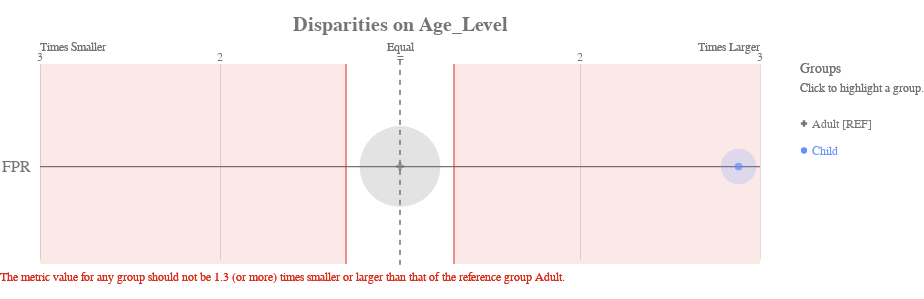

The notebook cell this image was saved under:
### Code cell
dfAequitas['score'] = rf.predict(X_test)

# get_crosstabs returns a df of the group counts and group value bias metrics
xtab, _ = g.get_crosstabs(dfAequitas, attr_cols=attributes_to_audit)
bdf = b.get_disparity_predefined_groups(xtab, original_df=dfAequitas, 
                              ref_groups_dict=attributes_and_reference_groups)

# plot disparity
ap.disparity(bdf, metrics,'Age_Level',fairness_threshold = disparity_tolerance)

### Figure 1 — Vega-Lite specification as saved in the notebook (floating-point values rounded to 4 significant figures)
{"config": {"view": {"continuousWidth": 400, "continuousHeight": 300, "strokeWidth": 0}, "axisLeft": {"labelColor": "rgb(117,117,117)", "labelFont": "Arial", "labelFontSize": 16}, "title": {"align": "center", "baseline": "middle", "color": "rgb(117,117,117)", "font": "Arial", "fontSize": 20, "fontWeight": "bold"}}, "layer": [{"data": {"name": "data-38121450c6697f570e9bf3f18efe866c"}, "mark": {"type": "rule", "stroke": "rgb(117,117,117)", "strokeWidth": 1.25, "tooltip": ""}, "encoding": {"x": {"type": "quantitative", "field": "x", "scale": {"domain": [-2, 2], "range": [40.0, 760.0]}}, "x2": {"field": "x2"}, "y": {"type": "nominal", "axis": {"domain": false, "labelAngle": 0, "labelPadding": -30, "orient": "left", "ticks": false, "title": ""}, "field": "metric", "scale": {"domain": ["FPR"], "range": [30, 225.0]}}}}, {"data": {"name": "data-79dd248bdaa0ea02c535240e8ad022c8"}, "mark": {"type": "rule", "stroke": "rgb(117,117,117)", "strokeDash": [5, 5], "strokeWidth": 1}, "encoding": {"tooltip": {"value": "Adult [REF]"}, "x": {"value": 400.0}, "y": {"value": 20.83}, "y2": {"value": 229.2}}}, {"data": {"name": "data-c233327f4cd9b4c2df31bf8015c83e4a"}, "mark": {"type": "text", "align": "center", "color": "rgb(117,117,117)", "font": "Arial", "fontSize": 12, "fontWeight": "normal", "tooltip": ""}, "encoding": {"text": {"type": "nominal", "field": "label"}, "x": {"type": "quantitative", "field": "value", "scale": {"domain": [-2, 2], "range": [40.0, 760.0]}}, "y": {"value": 17.5}}}, {"layer": [{"mark": {"type": "text", "align": "left", "fill": "rgb(117,117,117)", "font": "Arial", "fontSize": 12, "fontWeight": "normal", "tooltip": ""}, "encoding": {"text": {"value": "Times Smaller"}, "x": {"value": 40.0}, "y": {"value": 7.5}}}, {"mark": {"type": "text", "align": "right", "fill": "rgb(117,117,117)", "font": "Arial", "fontSize": 12, "fontWeight": "normal", "tooltip": ""}, "encoding": {"text": {"value": "Times Larger"}, "x": {"value": 760.0}, "y": {"value": 7.5}}}, {"mark": {"type": "text", "align": "center", "fill": "rgb(117,117,117)", "font": "Arial", "fontSize": 12, "fontWeight": "normal", "tooltip": ""}, "encoding": {"text": {"value": "Equal"}, "x": {"value": 400.0}, "y": {"value": 7.5}}}], "data": {"name": "data-79dd248bdaa0ea02c535240e8ad022c8"}}, {"layer": [{"mark": {"type": "rule", "opacity": 0.8, "stroke": "rgb(217, 46, 28)", "strokeWidth": 1.25, "tooltip": ""}, "encoding": {"x": {"type": "quantitative", "field": "min", "scale": {"domain": [-2, 2], "range": [40.0, 760.0]}}, "y": {"value": 25.0}, "y2": {"value": 225.0}}}, {"mark": {"type": "rule", "opacity": 0.8, "stroke": "rgb(217, 46, 28)", "strokeWidth": 1.25, "tooltip": ""}, "encoding": {"x": {"type": "quantitative", "field": "max", "scale": {"domain": [-2, 2], "range": [40.0, 760.0]}}, "y": {"value": 25.0}, "y2": {"value": 225.0}}}, {"layer": [{"mark": {"type": "rect", "fill": "rgb(217, 46, 28)", "opacity": 0.1, "tooltip": ""}, "encoding": {"x": {"type": "quantitative", "field": "min", "scale": {"domain": [-2, 2], "range": [40.0, 760.0]}}, "x2": {"field": "lower_end"}, "y": {"value": 25.0}, "y2": {"value": 225.0}}}, {"mark": {"type": "rect", "fill": "rgb(217, 46, 28)", "opacity": 0.1, "tooltip": ""}, "encoding": {"x": {"type": "quantitative", "field": "max", "scale": {"domain": [-2, 2], "range": [40.0, 760.0]}}, "x2": {"field": "upper_end"}, "y": {"value": 25.0}, "y2": {"value": 225.0}}}]}, {"data": {"name": "data-79dd248bdaa0ea02c535240e8ad022c8"}, "mark": {"type": "text", "align": "left", "baseline": "top", "fill": "rgb(217, 46, 28)", "font": "Arial", "fontSize": 12, "fontWeight": "normal", "tooltip": ""}, "encoding": {"text": {"value": "The metric value for any group should not be 1.3 (or more) times smaller or larger than that of the reference group Adult."}, "x": {"value": 0}, "y": {"value": 233.3}}}], "data": {"name": "data-68125cfc4fc9557defd07e8d14c561c8"}}, {"layer": [{"mark": "circle"}, {"data": {"name": "data-b12270c169cf39a1fa3b907e1c29f98d"}, "mark": {"type": "circle", "opacity": 0.2}, "encoding": {"color": {"condition": {"type": "nominal", "field": "attribute_value", "legend": null, "scale": {"domain": ["Adult", "Child"], "range": ["rgb(117,117,117)", "rgb(100, 143, 255)", "rgb(254, 97, 0)", "rgb(220, 38, 127)", "rgb(255, 176, 0)", "rgb(120, 94, 240)"]}, "selection": "selector001"}, "value": "rgb(224,224,224)"}, "size": {"type": "quantitative", "field": "group_size", "legend": null, "scale": {"domain": [0, 224.4], "range": [0, 7854.0]}}, "tooltip": [{"type": "nominal", "field": "attribute_value", "title": "Group"}, {"type": "nominal", "field": "tooltip_group_size", "title": "Group Size"}, {"type": "nominal", "field": "tooltip_disparity_explanation_fpr", "title": "Disparity"}, {"type": "quantitative", "field": "fpr", "format": ".2f", "title": "FPR"}], "x": {"type": "quantitative", "axis": {"domain": false, "labels": false, "ticks": false, "title": null, "values": [1, 2, -2, -1]}, "field": "fpr_disparity_scaled", "scale": {"domain": [-2, 2], "range": [40.0, 760.0]}}, "y": {"type": "nominal", "axis": {"domain": false, "grid": false, "labels": false, "ticks": false, "title": " "}, "field": "metric_variable", "scale": {"domain": ["FPR"], "range": [30, 225.0]}}}, "selection": {"selector003": {"type": "multi", "empty": "all", "fields": ["attribute_value"]}}, "transform": [{"calculate": "'FPR'", "as": "metric_variable"}]}, {"layer": [{"mark": "point"}, {"data": {"name": "data-b12270c169cf39a1fa3b907e1c29f98d"}, "mark": {"type": "point", "filled": true, "size": 60}, "encoding": {"color": {"condition": {"type": "nominal", "field": "attribute_value", "legend": null, "scale": {"domain": ["Adult", "Child"], "range": ["rgb(117,117,117)", "rgb(100, 143, 255)", "rgb(254, 97, 0)", "rgb(220, 38, 127)", "rgb(255, 176, 0)", "rgb(120, 94, 240)"]}, "selection": "selector001"}, "value": "rgb(224,224,224)"}, "shape": {"type": "nominal", "field": "attribute_value", "legend": null, "scale": {"domain": ["Adult", "Child"], "range": ["cross", "circle"]}}, "tooltip": [{"type": "nominal", "field": "attribute_value", "title": "Group"}, {"type": "nominal", "field": "tooltip_group_size", "title": "Group Size"}, {"type": "nominal", "field": "tooltip_disparity_explanation_fpr", "title": "Disparity"}, {"type": "quantitative", "field": "fpr", "format": ".2f", "title": "FPR"}], "x": {"type": "quantitative", "axis": {"domain": false, "labels": false, "ticks": false, "title": null, "values": [1, 2, -2, -1]}, "field": "fpr_disparity_scaled", "scale": {"domain": [-2, 2], "range": [40.0, 760.0]}}, "y": {"type": "nominal", "axis": {"domain": false, "grid": false, "labels": false, "ticks": false, "title": " "}, "field": "metric_variable", "scale": {"domain": ["FPR"], "range": [30, 225.0]}}}, "selection": {"selector002": {"type": "multi", "empty": "all", "fields": ["attribute_value"]}}, "transform": [{"calculate": "'FPR'", "as": "metric_variable"}]}]}]}, {"layer": [{"mark": {"type": "point", "filled": true, "opacity": 1, "size": 39.48}, "encoding": {"color": {"condition": {"type": "nominal", "field": "attribute_value", "legend": null, "scale": {"domain": ["Adult", "Child"], "range": ["rgb(117,117,117)", "rgb(100, 143, 255)", "rgb(254, 97, 0)", "rgb(220, 38, 127)", "rgb(255, 176, 0)", "rgb(120, 94, 240)"]}, "selection": "selector001"}, "value": "rgb(224,224,224)"}, "shape": {"type": "nominal", "field": "attribute_value", "legend": null, "scale": {"domain": ["Adult", "Child"], "range": ["cross", "circle"]}}, "x": {"value": 804}, "y": {"type": "nominal", "axis": {"domain": false, "grid": false, "labels": false, "ticks": false, "title": " "}, "field": "attribute_value", "scale": {"domain": ["Adult", "Child"], "range": [71, 125]}}}, "selection": {"selector001": {"type": "multi", "empty": "all", "fields": ["attribute_value"]}}}, {"mark": {"type": "text", "align": "left", "baseline": "middle", "font": "Arial", "fontSize": 12, "fontWeight": "normal"}, "encoding": {"color": {"condition": {"type": "nominal", "field": "attribute_value", "legend": null, "scale": {"domain": ["Adult", "Child"], "range": ["rgb(117,117,117)", "rgb(100, 143, 255)", "rgb(254, 97, 0)", "rgb(220, 38, 127)", "rgb(255, 176, 0)", "rgb(120, 94, 240)"]}, "selection": "selector001"}, "value": "rgb(224,224,224)"}, "text": {"type": "nominal", "field": "label"}, "x": {"value": 812}, "y": {"type": "nominal", "axis": {"domain": false, "grid": false, "labels": false, "ticks": false, "title": " "}, "field": "attribute_value", "scale": {"domain": ["Adult", "Child"], "range": [71, 125]}}}, "selection": {"selector004": {"type": "multi", "empty": "all", "fields": ["attribute_value"]}}}, {"data": {"name": "data-79dd248bdaa0ea02c535240e8ad022c8"}, "mark": {"type": "text", "align": "left", "baseline": "middle", "color": "rgb(117,117,117)", "font": "Arial", "fontSize": 12, "fontWeight": "normal"}, "encoding": {"text": {"value": "Click to highlight a group."}, "x": {"value": 800}, "y": {"value": 49}}}, {"data": {"name": "data-79dd248bdaa0ea02c535240e8ad022c8"}, "mark": {"type": "text", "align": "left", "baseline": "middle", "color": "rgb(117,117,117)", "font": "Arial", "fontSize": 14, "fontWeight": "normal"}, "encoding": {"text": {"value": "Groups"}, "x": {"value": 800}, "y": {"value": 30}}}], "data": {"name": "data-c443f07771dfdb70b5700726643396b0"}}], "height": 250, "padding": {"top": 15, "bottom": 10}, "resolve": {"scale": {"size": "independent", "y": "independent"}}, "title": "Disparities on Age_Level", "width": 800, "$schema": "https://vega.github.io/schema/vega-lite/v4.8.1.json", "datasets": {"data-38121450c6697f570e9bf3f18efe866c": [{"metric": "FPR", "x": -2, "x2": 2}], "data-79dd248bdaa0ea02c535240e8ad022c8": [{"a": 1, "b": 0}, {"a": 1, "b": 0}], "data-c233327f4cd9b4c2df31bf8015c83e4a": [{"value": 1, "label": 2}, {"value": 2, "label": 3}, {"value": -2, "label": 3}, {"value": -1, "label": 2}, {"value": 0, "label": "="}], "data-68125cfc4fc9557defd07e8d14c561c8": [{"min": -0.3, "max": 0.3, "lower_end": -2, "upper_end": 2}], "data-b12270c169cf39a1fa3b907e1c29f98d": [{"attribute_name": "Age_Level", "attribute_value": "Adult", "group_size": 187, "total_entities": 223, "fpr": 0.05785, "fpr_disparity": 1.0, "fpr_disparity_scaled": 0.0, "tooltip_group_size": "187 (83.86%)", "tooltip_disparity_explanation_fpr": "Reference group"}, {"attribute_name": "Age_Level", "attribute_value": "Child", "group_size": 36, "total_entities": 223, "fpr": 0.1667, "fpr_disparity": 2.881, "fpr_disparity_scaled": 1.881, "tooltip_group_size": "36 (16.14%)", "tooltip_disparity_explanation_fpr": "2.88 times larger FPR than the reference group"}], "data-c443f07771dfdb70b5700726643396b0": [{"attribute_value": "Adult", "label": "Adult [REF]"}, {"attribute_value": "Child", "label": "Child"}]}}
